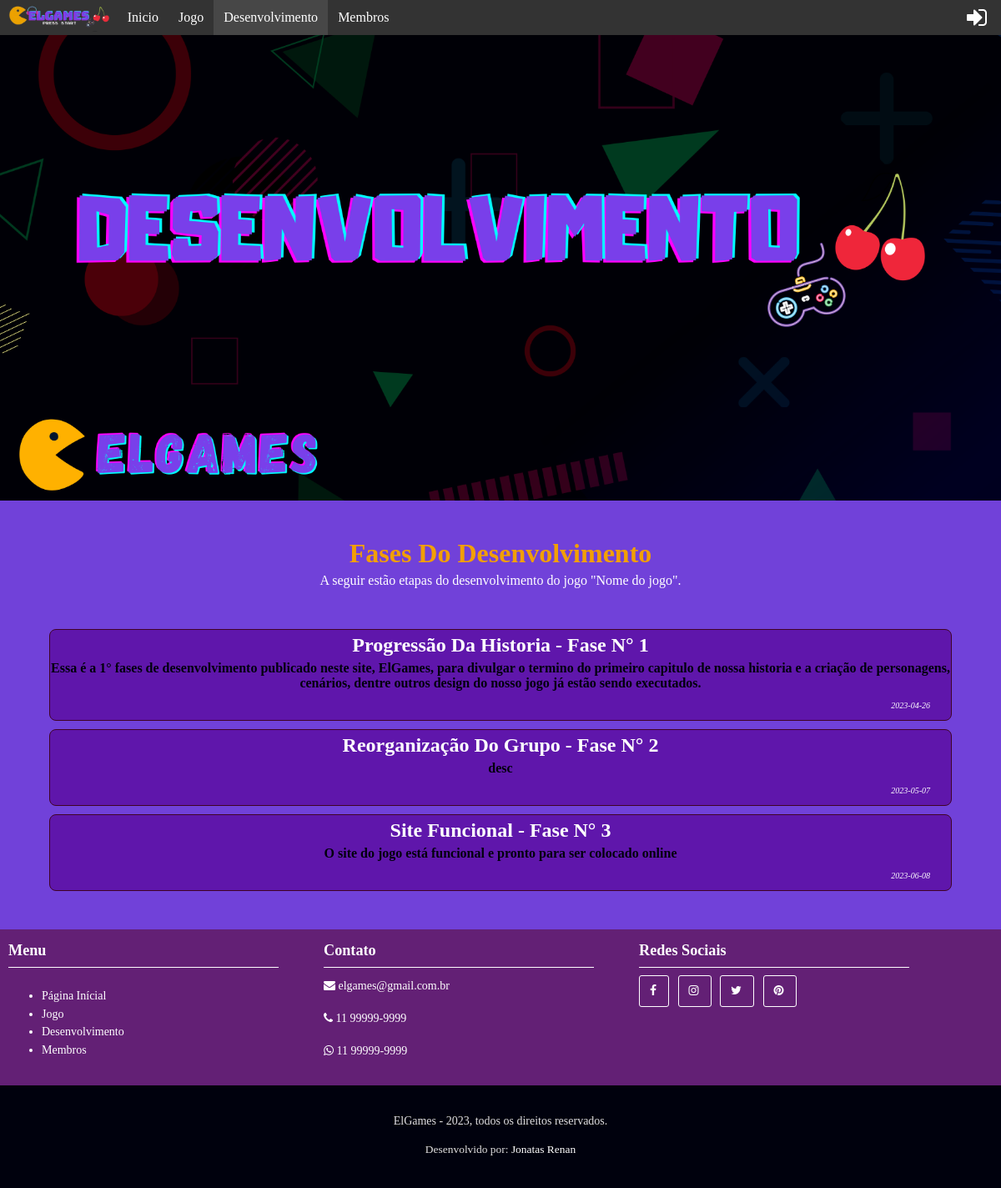
/Desenvolvimento/desen.php, run on the app's committed database.
### tables this page shows
CREATE TABLE IF NOT EXISTS `tb_fases` (
  `id_fases` int(11) NOT NULL AUTO_INCREMENT,
  `title_fases` varchar(60) NOT NULL,
  `desc_fases` text NOT NULL,
  `data_fases` date NOT NULL,
  PRIMARY KEY (`id_fases`)
);

### Interno/Assets/conection.php (called while the page is built, shortened)
<?php
class Conexao
{
    private function Con_AbrirConection()
    {
        try {
            $this-> conection = new PDO("mysql: host=localhost:8080; dbname=elgames", "clientes", "usuariostigresa1001");
            $this-> conection->setAttribute(PDO::ATTR_ERRMODE, PDO::ERRMODE_EXCEPTION);
            $this-> conection->exec("SET CHARACTER SET utf8");
            return $this->conection;
        } catch (PDOException $e) {
            return false;
        }
    }
    public function Con_Select($query)
    {
        try {
            $con = $this->Con_AbrirConection();
            $con->exec("SET CHARACTER SET utf8");
            $res = $con->prepare($query);
            $res->execute();
            if ($res) {
                $res->setFetchMode(PDO::FETCH_ASSOC);
                $tab = $res->fetchAll();
                return $tab;
            } else {
                return false;
            }
        } catch (Exception $e) {
            echo "Ocorreu o erro:" . $e->getMessage();
        }
    }
}

### Desenvolvimento/desen.php (the view, shortened to what this page needs)
<?php
    require_once("..\\Interno\\Assets\\conection.php");
    $con = new Conexao();
    $qt_fases = false;
    $fases = $con->Con_Select("SELECT * FROM tb_fases;");
    if (count($fases) != 0) {
        $qt_fases = true;
    }
?>
<!DOCTYPE html>
<html lang="pt-br">
<head>
    <link type="text/css" rel="stylesheet" href="desen.css">
    <link rel="stylesheet" href="https://cdnjs.cloudflare.com/ajax/libs/font-awesome/4.7.0/css/font-awesome.min.css">
</head>
<body onload="SendCookies()">
    <header>
        <nav>
            <ul>
                <div>
                    <a class="logoBarra" href="../Inicio.html"><img src="../Imagens/ElGames_logo2.png"
                            alt="ElGames" height="30"></a>
                </div>
                <li><a href="../Inicio.html" target="_self">Inicio</a></li>
                <li><a href="../Jogo/jogo.html" target="_self">Jogo</a></li>
                <li><a class="active" href="#" target="_self">Desenvolvimento</a></li>
                <li><a href="../Membros/membros.html" target="_self">Membros</a></li>
                <li><a href="../Interno/Access/login.html" class="img_avatar" title="Login">
                    <i class="fa fa-sign-in" aria-hidden="true"></i>
                </a></li>
            </ul>
        </nav>
        <div class="div_img">
            <img class="hdr_img" src="Desenvolvimento.png" alt="">
        </div>
        <br><br>
    </header>
    <main>
        <section class="scn_title">
            <h1>Fases do Desenvolvimento</h1>
            <p>A seguir estão etapas do desenvolvimento do jogo "Nome do jogo".</p>
        </section>
        <br><br>
        <?php
            if ($qt_fases) {
                foreach ($fases as $row => $item) {
                    echo '<section class="scn_fase">';
                    echo '<h3>'.$item['title_fases'].' - Fase N° ' . $item['id_fases'] . '</h3>';
                    echo '<p> ' . $item['desc_fases'] . '</p>';
                    echo '<span class="dt"> ' . $item['data_fases'] . '</span>';
                    echo '</section>';
                }
            }else{
                echo '<section class="scn_fase">';
                echo '<h3> Não há Fases - Fase N° ?? </h3>';
                echo '<p> Nenhum </p>';
                echo '</section>';
            }
        ?>
        <br><br>
    </main>
    <footer class="main_footer container">
        <div class="content">
            <div class="subfooter">
                <h3 class="titleFooter">Menu</h3>
                <ul>
                    <li><a href="../Inicio.html" title="Página Inícial" target="_self">Página Inícial</a></li>
                    <li><a href="../Jogo/jogo.html" title="jogo" target="_self">Jogo</a></li>
                    <li><a href="../Desenvolvimento/desen.php" title="Desenvolvimento"
                            target="_self">Desenvolvimento</a></li>
                    <li><a href="../Membros/membros.html" title="Membros" target="_self">Membros</a></li>
                </ul>
            </div>
            <div class="subfooter">
                <h3 class="titleFooter">Contato</h3>
                <p><i class="fa fa-envelope"></i> elgames@gmail.com.br</p>
                <p><i class="fa fa-phone"></i> 11 99999-9999</p>
                <p><i class="fa fa-whatsapp"></i> 11 99999-9999</p>
            </div>
            <div class="subfooter">
                <h3 class="titleFooter"> Redes Sociais</h3>
                <a href="#" class="botao"><span> <i class="fa fa-facebook"></i>
                    </span></a>
                <a href="#" class="botao"><span> <i class="fa fa-instagram"></i>
                    </span></a>
                <a href="#" class="botao"><span> <i class="fa fa-twitter"></i>
                    </span></a>
                <a href="#" class="botao"><span> <i class="fa fa-pinterest"></i>
                    </span></a>
            </div>
        </div>
        <div class="main_footer_copy">
            <p class="m-b-footer"> ElGames - 2023, todos os direitos
                reservados.</p>
            <p class="by">Desenvolvido por: <a href="#" title="Jonatas
                        Renan">Jonatas Renan</a></p>
        </div>
    </footer>
</body>
</html>

### data on the page
tb_fases: title_fases "Progressão Da Historia", id_fases "1", desc_fases "Essa é a 1° fases de desenvolvimento publicado neste site, ElGames, para divulgar o termino do primeiro capitulo de nossa historia e a criação de personagens, cenários, dentre outros design do nosso jogo já estão sendo executados.", data_fases "2023-04-26"
tb_fases: title_fases "Reorganização Do Grupo", id_fases "2", desc_fases "desc", data_fases "2023-05-07"
tb_fases: title_fases "Site Funcional", id_fases "3", desc_fases "O site do jogo está funcional e pronto para ser colocado online", data_fases "2023-06-08"
